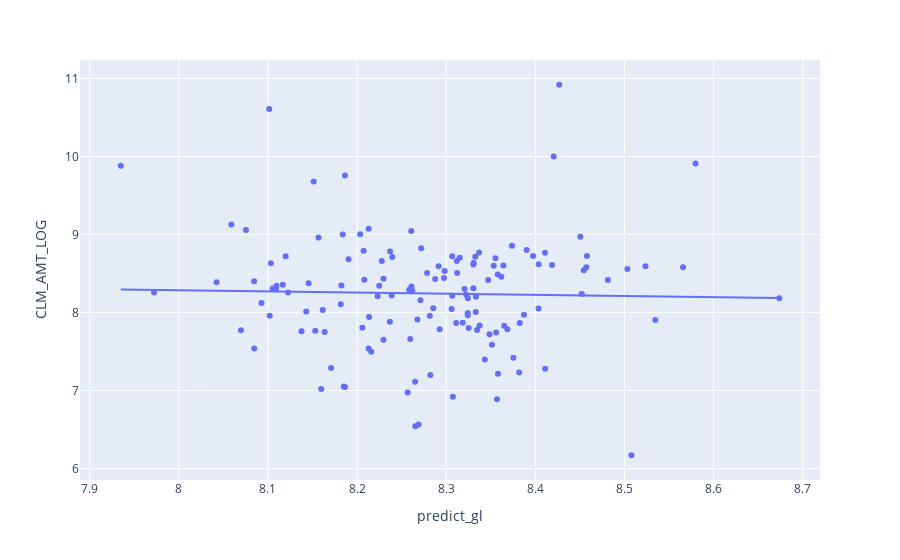

The code cell stored with this chart in its notebook:
### Code cell
plotly.express.scatter(valid1.as_data_frame(), x='predict_gl', y='CLM_AMT_LOG', trendline="ols")

### Figure 1 — Plotly figure (JSON) as saved in the notebook; plotly's stock layout.template omitted (floating-point values rounded to 4 significant figures; data arrays with more than 128 entries replaced by an {"elided": "..."} marker saying what was removed)
{"data": [{"hovertemplate": "predict_gl=%{x}<br>CLM_AMT_LOG=%{y}<extra></extra>", "legendgroup": "", "marker": {"color": "#636efa", "symbol": "circle"}, "mode": "markers", "name": "", "orientation": "v", "showlegend": false, "type": "scatter", "x": {"elided": "138 float values"}, "xaxis": "x", "y": {"elided": "138 float values"}, "yaxis": "y"}, {"hovertemplate": "<b>OLS trendline</b><br>CLM_AMT_LOG = -0.147037 * predict_gl + 9.46163<br>R<sup>2</sup>=0.000645<br><br>predict_gl=%{x}<br>CLM_AMT_LOG=%{y} <b>(trend)</b><extra></extra>", "legendgroup": "", "marker": {"color": "#636efa", "symbol": "circle"}, "mode": "lines", "name": "", "showlegend": false, "type": "scatter", "x": {"elided": "138 float values"}, "xaxis": "x", "y": {"elided": "138 float values"}, "yaxis": "y"}], "layout": {"legend": {"tracegroupgap": 0}, "margin": {"t": 60}, "xaxis": {"anchor": "y", "domain": [0, 1], "title": {"text": "predict_gl"}}, "yaxis": {"anchor": "x", "domain": [0, 1], "title": {"text": "CLM_AMT_LOG"}}}}
